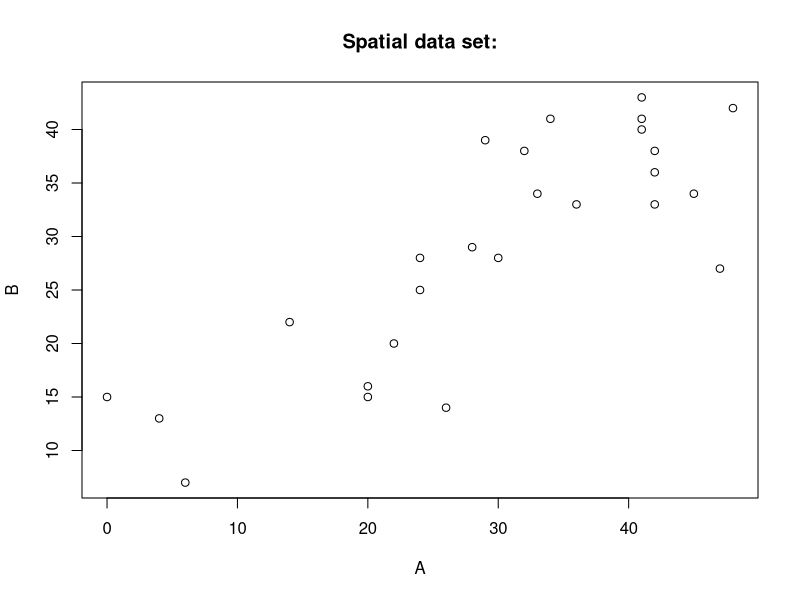
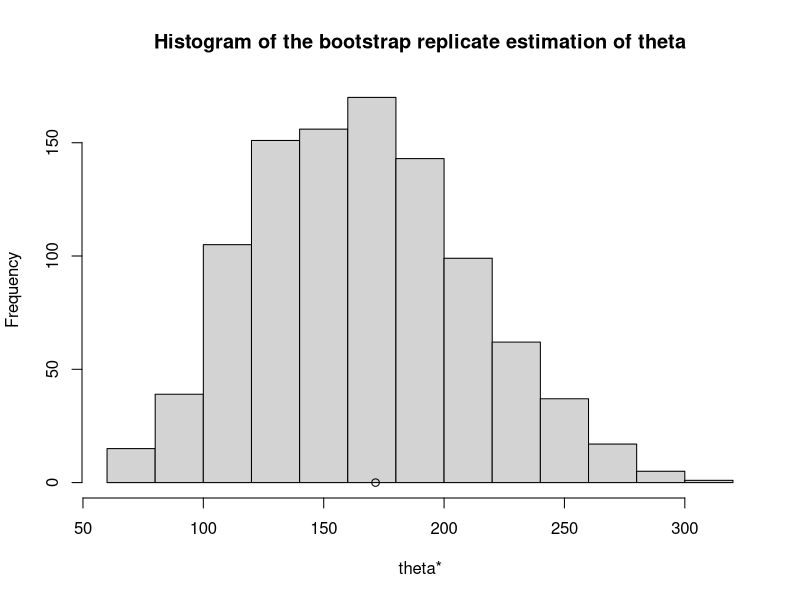
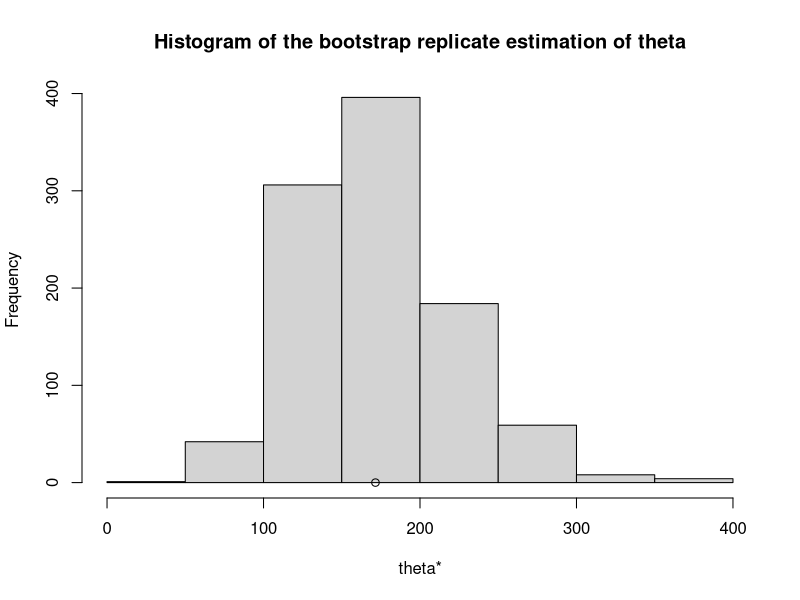
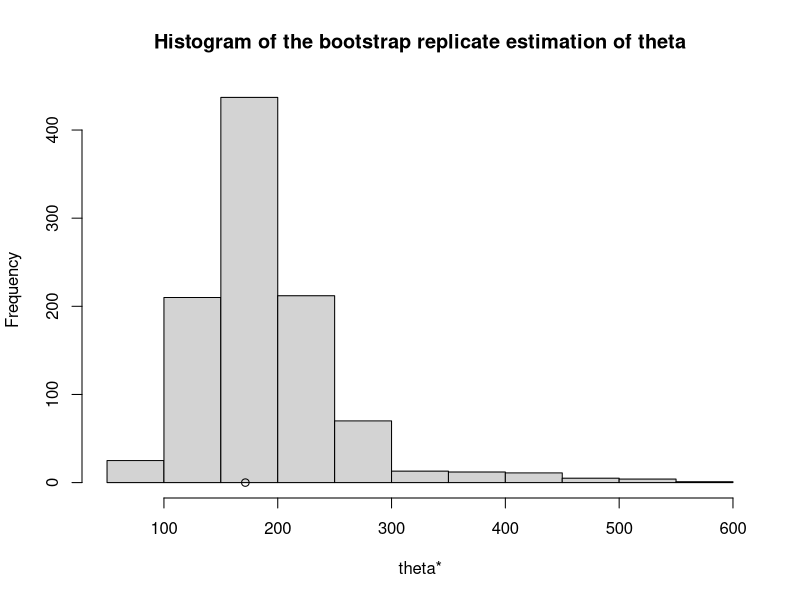

The R source for these figures, in order:
A=c(48,36,20,29,42,42,20,42,22,41,45,14,6,0,33,28,34,4,32,24,47,41,24,26,30,41)
B=c(42,33,16,39,38,36,15,33,20,43,34,22,7,15,34,29,41,13,38,25,27,41,28,14,28,40)
plot(A,B,main="Spatial data set:",xlab="A",
ylab="B")

A=c(48,36,20,29,42,42,20,42,22,41,45,14,6,0,33,28,34,4,32,24,47,41,24,26,30,41)

T=function(x){
return((sum(x**2)/length(x)-mean(x)**2))} # bootstrap replications of the variance
bootsample=rep(NA,1000)
for( i in 1:1000){bootsample[i]<-T(sample(A,replace=TRUE))}
theta.hat=T(A)
L1=sort(bootsample)[25]
U1=sort(bootsample)[975]
L1
U1
theta.hat
hist(bootsample, xlab="theta*", main="Histogram of the bootstrap replicate estimation of theta")
points(theta.hat,0)

mu=mean(A)
sigma=sqrt((sum(A**2)-mean(A)**2*26)/25)
sigma
bootsample=rep(NA,1000)
for( i in 1:1000){bootsample[i]<-T(rnorm(26,mu,sigma))}
L2=sort(bootsample)[25]
U2=sort(bootsample)[975]
L2
U2
hist(bootsample, xlab="theta*", main="Histogram of the bootstrap replicate estimation of theta")
points(theta.hat,0)

V<-function(x){n<-length(x)
return((n-1)/n**3*T(x)**2*((n-1)/n*sum((x-mean(x))**4)/T(x)**2-n+3))}
bootsample<-rep(NA,1000)
for( i in 1:1000){
replicate<-sample(A,replace=TRUE)
bootsample[i]<-(T(replicate)-theta.hat)/sqrt(V(replicate))}
bootsample<-sort(theta.hat-sqrt(V(A))*bootsample)
L3<-bootsample[25]
U3<-bootsample[975]
L3
U3
hist(bootsample, xlab="theta*", main="Histogram of the bootstrap replicate estimation of theta")
points(theta.hat,0)



